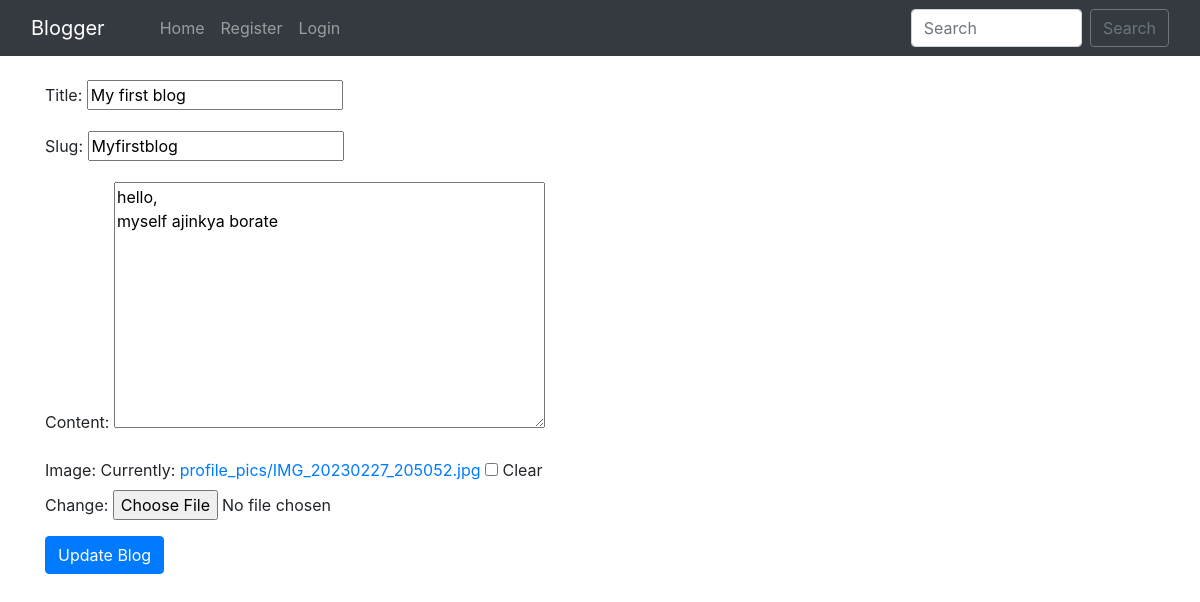
Page /edit_blog_post/Myfirstblog/ on the committed database.
### home/models.py (models this page shows, shortened)
class BlogPost(models.Model):
    title=models.CharField(max_length=255)
    author= models.ForeignKey(User, on_delete=models.CASCADE)
    slug=models.CharField(max_length=130)
    content=models.TextField()
    image = models.ImageField(upload_to="profile_pics", blank=True, null=True)
    dateTime=models.DateTimeField(auto_now_add=True)

### home/views.py (the view)
# urls.py: path("edit_blog_post/<str:slug>/", UpdatePostView.as_view(), name="edit_blog_post"),
class UpdatePostView(UpdateView):
    model = BlogPost
    template_name = 'edit_blog_post.html'
    fields = ['title', 'slug', 'content', 'image']

### home/templates/edit_blog_post.html (shortened to what this page needs)
{% extends 'base.html' %}
{% block body %}
<form enctype="multipart/form-data" method="POST"> {% csrf_token %}
<div class="container mt-4">
{{ form.as_p }}
<button class="btn btn-primary">Update Blog</button>
</div>
</form>
{% endblock %}

### rows in the picture
BlogPost: title "My first blog", slug "Myfirstblog", content "hello, myself ajinkya borate"
